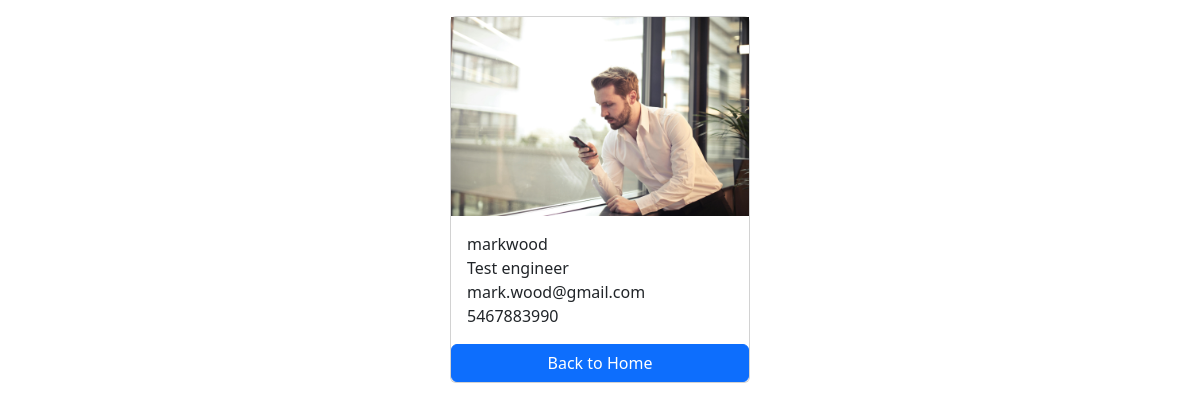
The page /employees/4/ on the database its author committed.
### salary/models.py (models this page shows, shortened)
class Employee(models.Model):
    first_name=models.CharField(max_length=100)
    last_name=models.CharField(max_length=100)
    photo=models.ImageField(upload_to='images')
    designation=models.CharField(max_length=100)
    email_address=models.EmailField(max_length=100,unique=True)
    phone_number=models.CharField(max_length=10,blank=True)

### salary/views.py (the view)
# urls.py: path('<int:pk>/',views.employee_detail, name='employee_detail')
def employee_detail(request,pk):
   employee=get_object_or_404(Employee,pk=pk)
   context={
      'employee':employee,
   }
   return render(request,'employee_detail.html',context)

### templates/employee_detail.html (shortened to what this page needs)
<!DOCTYPE html>
<html lang="en">
<head>
    <link href="https://cdn.jsdelivr.net/npm/bootstrap@5.3.2/dist/css/bootstrap.min.css" rel="stylesheet">
</head>
<body>
    <div class="container mt-3">
    <div class="card mx-auto" style="width:300px">
        <img src="{{employee.photo.url}}" alt="">
        <div class="card-body">
           <p class="card-text m-0">{{employee.first_name}}{{employee.last_name}}</p>
           <p class="card-text m-0">{{employee.designation}}</p>
           <p class="card-text m-0">{{employee.email_address}}</p>
           <p class="card-text m-0">{{employee.phone_number}}</p>
        </div>
        <a href="{% url 'home' %}" class='btn btn-primary'> Back to Home</a>
    </div>
   </div>
</body>
</html>

### rows shown on the page
Employee: photo (picture), first_name "mark", last_name "wood", designation "Test engineer", email_address "mark.wood@gmail.com", phone_number "5467883990"
